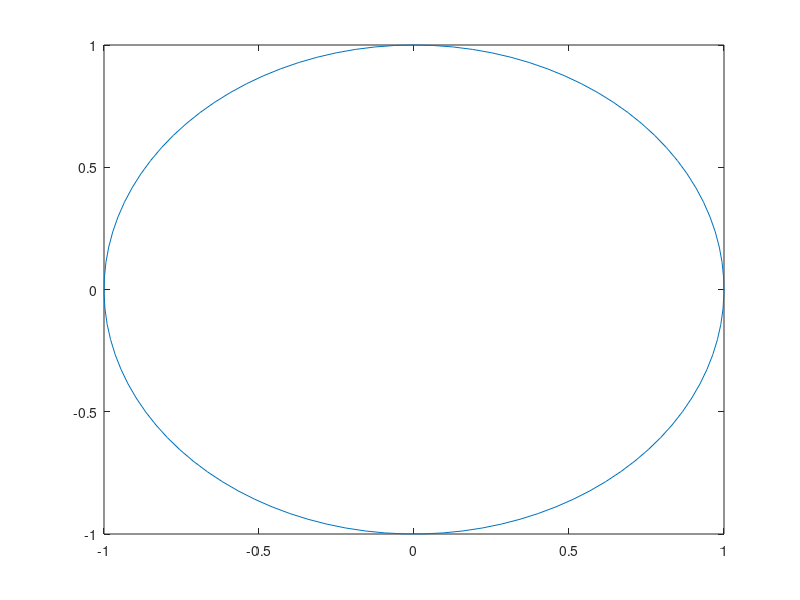
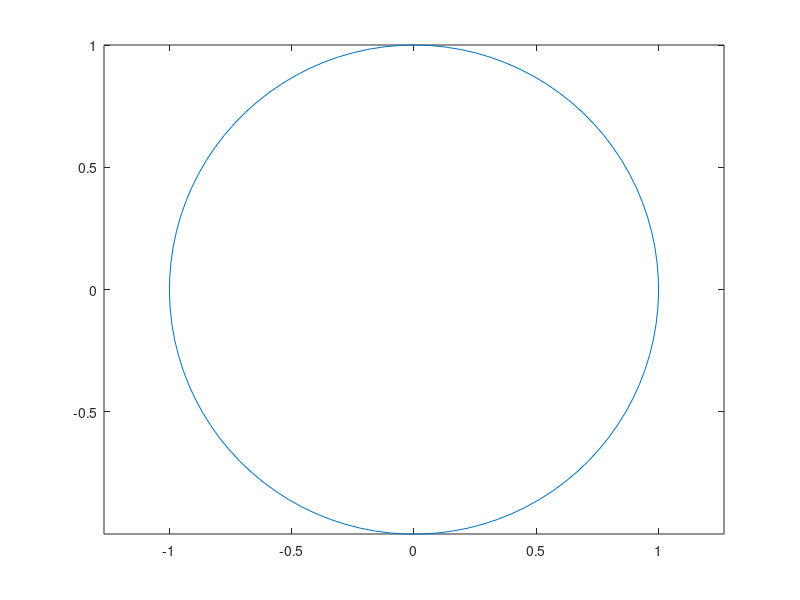

Reproduce these figures in MATLAB, in order.
%%
% Plot circle
theta = linspace(0, 2*pi);
x = sin(theta);
y = cos(theta);
figure(1);
plot(x, y)
print('aspect_ratio_free.png', '-dpng', '-r300');
figure(2);
plot(x, y);
axis equal;
print('aspect_ratio_equal.png', '-dpng', '-r300');
